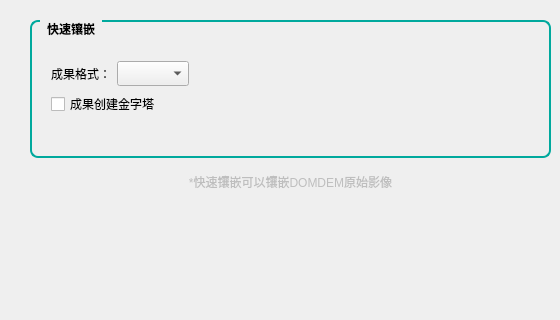
         <widget class="QWidget" name="QuickMosaic_page">
          <widget class="QWidget" name="layoutWidget">
           <property name="geometry">
            <rect>
             <x>30</x>
             <y>20</y>
             <width>521</width>
             <height>291</height>
            </rect>
           </property>
           <layout class="QVBoxLayout" name="verticalLayout_6" stretch="0,0">
            <property name="spacing">
             <number>15</number>
            </property>
            <item>
             <widget class="QGroupBox" name="groupBox_22">
              <property name="font">
               <font>
                <family>Source Han Sans SC Medium</family>
                <pointsize>9</pointsize>
                <weight>75</weight>
                <italic>false</italic>
                <bold>true</bold>
               </font>
              </property>
              <property name="styleSheet">
               <string notr="true">/* QGroupBox 圆角边框样式 */
QGroupBox {
    border: 1.5px solid #00a99d;   
    border-radius: 8px;           /* 8像素圆角 */
    margin-top: 1ex;              /* 留出标题空间 */
    padding: 10px;                /* 内边距 */
    font-weight: bold;            /* 标题加粗 */
}
 
/* QGroupBox 标题样式 */
QGroupBox::title {
    subcontrol-origin: margin;
    left: 10px;                   /* 标题左边距 */
    padding: 0 5px;               /* 标题内边距 */
}</string>
              </property>
              <property name="title">
               <string>快速镶嵌</string>
              </property>
              <layout class="QGridLayout" name="gridLayout_40">
               <item row="0" column="0">
                <layout class="QVBoxLayout" name="verticalLayout_31">
                 <item>
                  <layout class="QHBoxLayout" name="horizontalLayout_107">
                   <item>
                    <widget class="QLabel" name="QuickMosaic_resultFormatLabel">
                     <property name="font">
                      <font>
                       <family>Source Han Sans SC Medium</family>
                       <pointsize>9</pointsize>
                       <weight>7</weight>
                       <italic>false</italic>
                       <bold>false</bold>
                      </font>
                     </property>
                     <property name="text">
                      <string>成果格式：</string>
                     </property>
                    </widget>
                   </item>
                   <item>
                    <widget class="QComboBox" name="QuickMosaic_resultFormatBox">
                     <property name="font">
                      <font>
                       <family>Source Han Sans SC Medium</family>
                       <pointsize>9</pointsize>
                       <weight>7</weight>
                       <italic>false</italic>
                       <bold>false</bold>
                      </font>
                     </property>
                    </widget>
                   </item>
                   <item>
                    <spacer name="horizontalSpacer_76">
                     <property name="orientation">
                      <enum>Qt::Horizontal</enum>
                     </property>
                     <property name="sizeHint" stdset="0">
                      <size>
                       <width>40</width>
                       <height>20</height>
                      </size>
                     </property>
                    </spacer>
                   </item>
                  </layout>
                 </item>
                 <item>
                  <widget class="QCheckBox" name="checkBox_71">
                   <property name="font">
                    <font>
                     <family>Source Han Sans SC Medium</family>
                     <pointsize>9</pointsize>
                     <weight>50</weight>
                     <italic>false</italic>
                     <bold>false</bold>
                    </font>
                   </property>
                   <property name="text">
                    <string>成果创建金字塔</string>
                   </property>
                  </widget>
                 </item>
                </layout>
               </item>
              </layout>
             </widget>
            </item>
            <item>
             <widget class="QLabel" name="label_95">
              <property name="enabled">
               <bool>false</bool>
              </property>
              <property name="text">
               <string>*快速镶嵌可以镶嵌DOMDEM原始影像</string>
              </property>
              <property name="alignment">
               <set>Qt::AlignHCenter|Qt::AlignTop</set>
              </property>
             </widget>
            </item>
           </layout>
          </widget>
         </widget>
